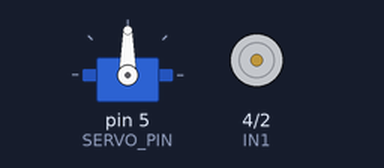
The sketch below on a simulated Arduino Mega 2560, built with avr-gcc and run on an emulated ATmega2560. Parts: servo, motor-driver pin pairs drawn as motors (green arrow = first pin HIGH = forward, orange = second pin HIGH = backward, longer = more drive, scaled by the enable pin). What the sketch prints to the serial monitor is not drawn.

Above: at 0.9 s.
Timing chart, 0 to 2.4 s (numbered marks = the images above):
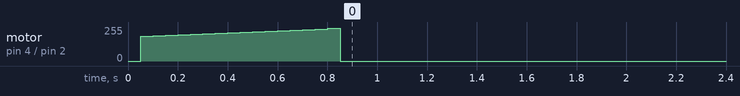

Measured:
- by itself, motor on pin 4 (IN1) / pin 2 (IN2): rises from stopped to forward 244/255 in 0.75 s, then falls to stopped in 0.05 s

The sketch:

Lidar_Open_tank.ino
```cpp
#include <Servo.h>

// -------------------- PINS --------------------
const int ENA = 3;
const int IN1 = 4;
const int IN2 = 2;
const int SERVO_PIN = 5;

// -------------------- SERVO --------------------
const int SERVO_CENTER = 90;
const int SERVO_LIMIT  = 22;      // max steering authority
const int SERVO_RATE   = 10;      // how fast rudder can move (deg per loop)
const unsigned long DT_MS = 50;   // 20 Hz control loop

// -------------------- OPEN WATER TANK (4.5m wide) --------------------
// 4.5 m = 450 cm. Center is ~225 cm from each wall.
// We only want to slow/panic when actually getting close.
const int WALL_CLOSE_CM = 90;   // start slowing within 0.9m of a wall
const int WALL_PANIC_CM = 45;   // emergency steer within 0.45m of a wall

// -------------------- SPEEDS --------------------
const int PWM_FAST  = 255;      // cruising speed when centered
const int PWM_SLOW  = 180;      // near wall or off-center
const int PWM_PANIC = 95;       // emergency (gives time to rotate)

// Smooth PWM ramp (prevents sudden speed jumps)
const int PWM_RATE = 4;
int pwmNow = PWM_SLOW;

// -------------------- CONTROL GAINS --------------------
// Using your working trim-tank gains as a starting point:
float KP = 8.0;
float KD = 4.0;
float prevErr = 0.0f;

// Deadband helps remove tiny jitter near center
const float ERR_DEADBAND  = 0.04;   // smaller for open tank
const float OFFCENTER_ERR = 0.08;   // if error is large, slow down earlier

Servo rudder;
int servoPos = SERVO_CENTER;

// -------------------- TF-Luna RAW UART READER --------------------
struct Lidar {
  HardwareSerial* port;
  int dist_cm = 9999;
  unsigned long last_ms = 0;
  uint8_t state = 0;
  uint8_t buf[7];
  uint8_t idx = 0;
};

Lidar L_left, L_right;

void lidarInit(Lidar &L, HardwareSerial &S) { L.port = &S; }

void lidarPoll(Lidar &L) {
  while (L.port->available()) {
    uint8_t b = (uint8_t)L.port->read();

    if (L.state == 0) {
      if (b == 0x59) L.state = 1;
    } else if (L.state == 1) {
      if (b == 0x59) { L.state = 2; L.idx = 0; }
      else L.state = 0;
    } else {
      L.buf[L.idx++] = b;
      if (L.idx >= 7) {
        int dist = (int)L.buf[0] + ((int)L.buf[1] << 8);
        if (dist > 0 && dist < 1200) {
          L.dist_cm = dist;
          L.last_ms = millis();
        }
        L.state = 0;
      }
    }
  }
}

bool fresh(const Lidar &L, unsigned long now, unsigned long maxAgeMs = 800) {
  return (now - L.last_ms) <= maxAgeMs;
}

// -------------------- MOTOR / SERVO HELPERS --------------------
void setMotorForward(int pwm) {
  pwm = constrain(pwm, 0, 255);
  analogWrite(ENA, pwm);
  digitalWrite(IN1, HIGH);
  digitalWrite(IN2, LOW);
}

void setMotorStop() {
  analogWrite(ENA, 0);
  digitalWrite(IN1, LOW);
  digitalWrite(IN2, LOW);
}

void servoToward(int target) {
  target = constrain(target, SERVO_CENTER - SERVO_LIMIT, SERVO_CENTER + SERVO_LIMIT);

  if (target > servoPos) servoPos += SERVO_RATE;
  else if (target < servoPos) servoPos -= SERVO_RATE;

  servoPos = constrain(servoPos, SERVO_CENTER - SERVO_LIMIT, SERVO_CENTER + SERVO_LIMIT);
  rudder.write(servoPos);
}

void pwmToward(int targetPwm) {
  targetPwm = constrain(targetPwm, 0, 255);
  if (targetPwm > pwmNow) pwmNow = min(pwmNow + PWM_RATE, targetPwm);
  else if (targetPwm < pwmNow) pwmNow = max(pwmNow - PWM_RATE, targetPwm);
}

void setup() {
  pinMode(ENA, OUTPUT);
  pinMode(IN1, OUTPUT);
  pinMode(IN2, OUTPUT);

  rudder.attach(SERVO_PIN);
  rudder.write(SERVO_CENTER);

  Serial.begin(115200);

  Serial2.begin(115200); // Left sensor (RX2=17 TX2=16)
  Serial3.begin(115200); // Right sensor (RX3=15 TX3=14)
  lidarInit(L_left, Serial2);
  lidarInit(L_right, Serial3);

  Serial.println("Open-water wall-centering (PD + SLOW + PANIC).");
  Serial.println("Format: L | R | e | servo | pwm | mode");
}

void loop() {
  static unsigned long lastLoop = 0;
  unsigned long now = millis();
  if (now - lastLoop < DT_MS) return;
  lastLoop = now;

  lidarPoll(L_left);
  lidarPoll(L_right);

  bool leftFresh  = fresh(L_left, now);
  bool rightFresh = fresh(L_right, now);

  if (!leftFresh && !rightFresh) {
    servoToward(SERVO_CENTER);
    setMotorStop();
    return;
  }

  int dL = L_left.dist_cm;
  int dR = L_right.dist_cm;

  // -------------------- PANIC MODE --------------------
  // If too close to a wall, force max steering away + slow down hard.
  if (dL < WALL_PANIC_CM || dR < WALL_PANIC_CM) {
    int panicTarget;
    if (dL < dR) panicTarget = SERVO_CENTER + SERVO_LIMIT; // steer RIGHT
    else         panicTarget = SERVO_CENTER - SERVO_LIMIT; // steer LEFT

    servoToward(panicTarget);
    pwmToward(PWM_PANIC);
    setMotorForward(pwmNow);

    Serial.print(dL); Serial.print(" | ");
    Serial.print(dR); Serial.print(" | ");
    Serial.print("PANIC | ");
    Serial.print(servoPos); Serial.print(" | ");
    Serial.println(pwmNow);
    return;
  }

  // -------------------- NORMAL PD CENTERING --------------------
  float error = (float)(dR - dL) / (float)(dR + dL);
  if (fabs(error) < ERR_DEADBAND) error = 0.0f;

  float dErr = (error - prevErr) / (DT_MS / 1000.0f);
  prevErr = error;

  float control = KP * error + KD * dErr;

  int steerCmd = (int)(control * SERVO_LIMIT);
  int target = SERVO_CENTER + steerCmd;
  servoToward(target);

  // -------------------- SPEED LOGIC --------------------
  bool closeToWall = (dL < WALL_CLOSE_CM) || (dR < WALL_CLOSE_CM);
  bool offCenter   = (fabs(error) > OFFCENTER_ERR);

  int pwmCmd = (closeToWall || offCenter) ? PWM_SLOW : PWM_FAST;
  pwmToward(pwmCmd);
  setMotorForward(pwmNow);

  // -------------------- DEBUG PRINT --------------------
  const char* mode = (closeToWall || offCenter) ? "SLOW" : "FAST";

  Serial.print(dL); Serial.print(" | ");
  Serial.print(dR); Serial.print(" | ");
  Serial.print(error, 3); Serial.print(" | ");
  Serial.print(servoPos); Serial.print(" | ");
  Serial.print(pwmNow); Serial.print(" | ");
  Serial.println(mode);
}
```
